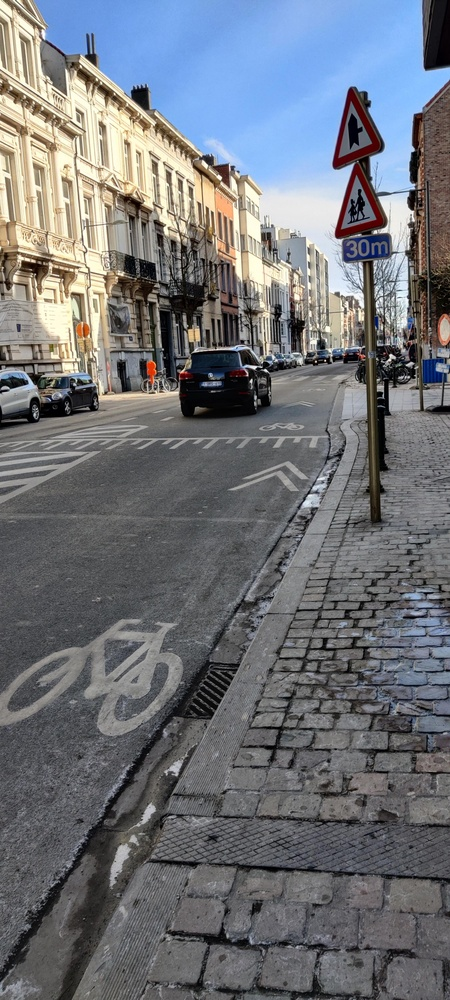
#> input picture Data/Test3.jpg, 450 x 1000 px, shrunk from 1800 x 4000 before the run, given in place of Test3.jpeg, which was not available
$ jupyter execute --allow-errors Alina_Project_from_scratch.ipynb   (text cells are left out)
#> lines starting #> are read from the running program, lines starting #| are printed output that depends on the picture; long printed decimals are rounded; pictures that were not available may be replaced by others from this repository, and a replacement may not be noted
[cell 1]
from math import *
import numpy as np,sys,cv2
from skimage import io
from scipy import ndimage
from matplotlib import pyplot as plt
from skimage.util import random_noise
from skimage.metrics import peak_signal_noise_ratio
from imageio import imread

[cell 2]
img = imread('/content/Test3.jpeg')
#> img is the input picture: shape (1000, 450, 3); mean R, G, B 111.8, 114.8, 120.3

[cell 3]
# A function to add random noise to our image
def add_noise_to_image(image):
  ''' Considering only the gaussian noise filtering but we can choose different noise by changing the mode'''
  noise_image = random_noise(image, mode='s&p', amount=0.15,seed=42)
  return noise_image

[cell 4]
# A function to check the Peak Signal Ratio
def psnr(orgImg, nosiyImage):
	mse = np.mean((orgImg - nosiyImage) ** 2)
	if(mse == 0):return 100
	maximum_pixel_can_be_used = 255.0 # This number can be cahnged according to our wish
	ratio = 20 * log10(maximum_pixel_can_be_used / sqrt(mse))
	return ratio

[cell 5]
def rgbToBlack(image):
  image_copy = image
  height, width, channels = image.shape
  for i in range(height):
    for j in range(width):
        image_copy[i,j] = 0.3 * img[i,j][0] + 0.59 * img[i,j][1] +  0.11 * img[i,j][2]
  return image_copy

[cell 6]
# Image conversion
grayImg = cv2.cvtColor(img, cv2.COLOR_BGR2GRAY)
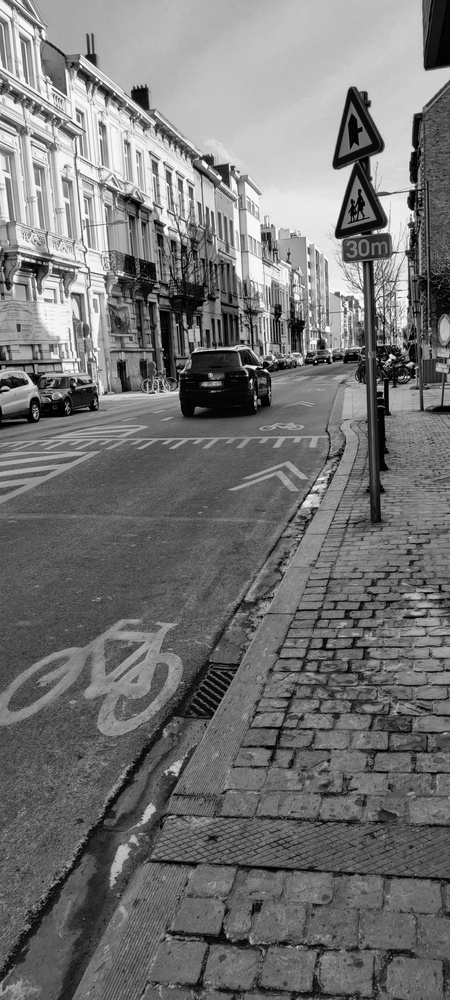
#> grayImg: shape (1000, 450); min 0, max 255, mean 116.1
#> (the rest of this cell did not finish here and is left out)

[cell 7]
print(f'Type of the given image is {type(img)}')
#| Type of the given image is <class 'numpy.ndarray'>
print(f'Size of given image is {img.shape}')
#| Size of given image is (1000, 450, 3)
print(f'Height of given image is {img.shape[0]}')
#| Height of given image is 1000
print(f'Width of given image is {img.shape[1]}')
#| Width of given image is 450
print(f'Diemension of the given image is {img.ndim}')
#| Diemension of the given image is 3
#> (the rest of this cell did not finish here and is left out)

[cell 8]
# Intensity of an image
plt.figure(figsize=(10,6))
_ = plt.hist(grayImg.ravel(), bins = 250, cumulative = True)
_ = plt.xlabel('Intensity Value')
_ = plt.ylabel('Count')
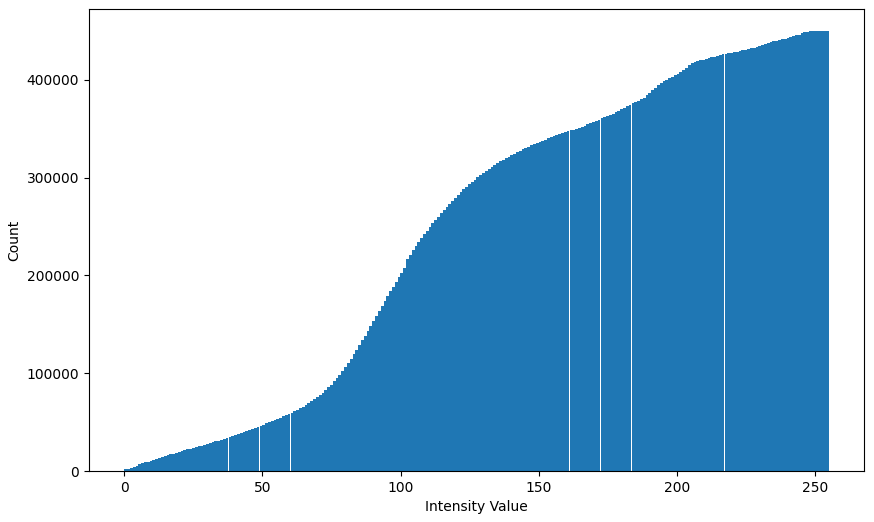
#> figure drawn by matplotlib, 1 panel; tallest bar 450000 high, from x = 254 to 255

[cell 9]
var = np.var(grayImg)
#> var = 3146
print(f'Variance of black and white image is {var}')
#| Variance of black and white image is 3145.990

$ run again, with Data/Test1.PNG saved as Data/Test3.jpg
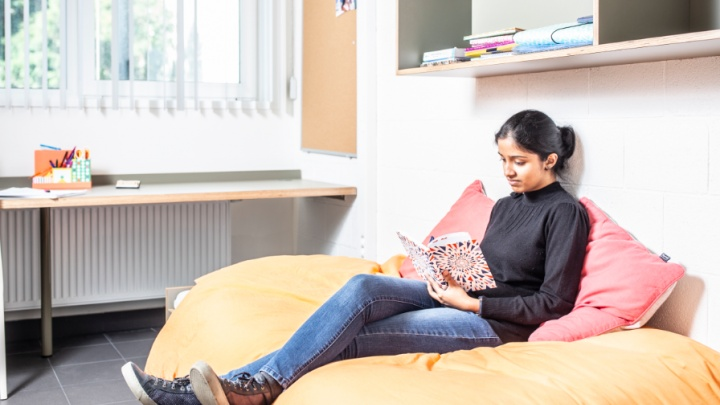
#> input picture Data/Test1.PNG, 720 x 405 px, given in place of Test3.jpeg, which was not available
#> img is the input picture: shape (405, 720, 3); mean R, G, B 200.9, 190, 183
#> `grayImg = cv2.cvtColor(img, cv2.COLOR_BGR2GRAY)`:
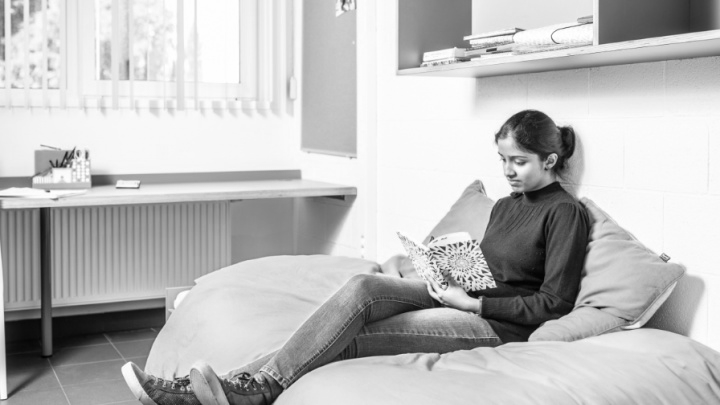
#> grayImg: shape (405, 720); min 1, max 255, mean 189.1
#| Type of the given image is <class 'numpy.ndarray'>
#| Size of given image is (405, 720, 3)
#| Height of given image is 405
#| Width of given image is 720
#| Diemension of the given image is 3
#> `[cell 8] # Intensity of an image plt.figure(figsize=(10,6)) _ = plt.hi..`:
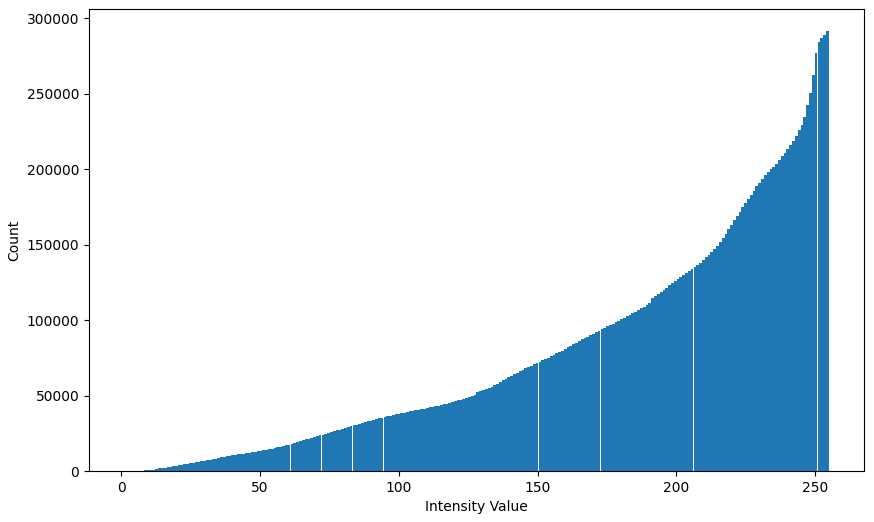
#> figure drawn by matplotlib, 1 panel; tallest bar 291600 high, from x = 254 to 255
#> var = 4044.9
#| Variance of black and white image is 4044.877

$ run again, with Data/Test2.png saved as Data/Test3.jpg
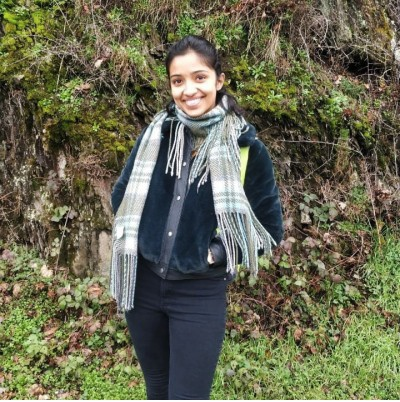
#> input picture Data/Test2.png, 400 x 402 px, given in place of Test3.jpeg, which was not available
#> img is the input picture: shape (402, 400, 3); mean R, G, B 103.9, 104.1, 80.8
#> `grayImg = cv2.cvtColor(img, cv2.COLOR_BGR2GRAY)`:
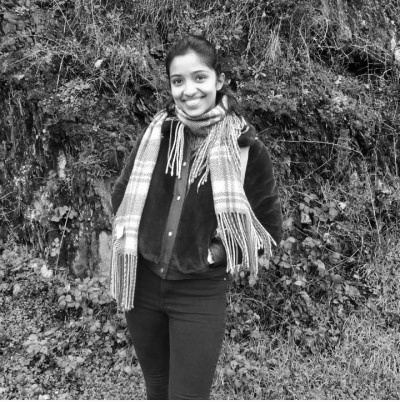
#> grayImg: shape (402, 400); min 0, max 255, mean 97.1
#| Type of the given image is <class 'numpy.ndarray'>
#| Size of given image is (402, 400, 3)
#| Height of given image is 402
#| Width of given image is 400
#| Diemension of the given image is 3
#> `[cell 8] # Intensity of an image plt.figure(figsize=(10,6)) _ = plt.hi..`:
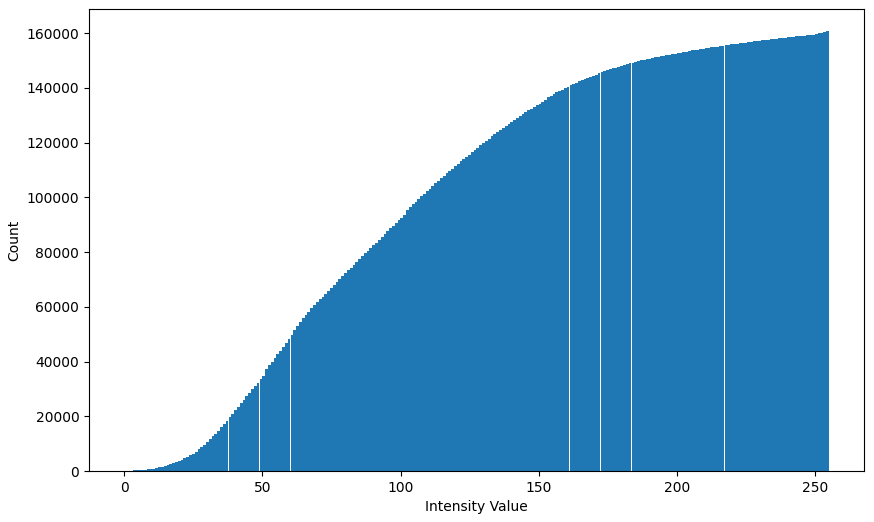
#> figure drawn by matplotlib, 1 panel; tallest bar 160800 high, from x = 254 to 255
#> var = 2870.4
#| Variance of black and white image is 2870.424
